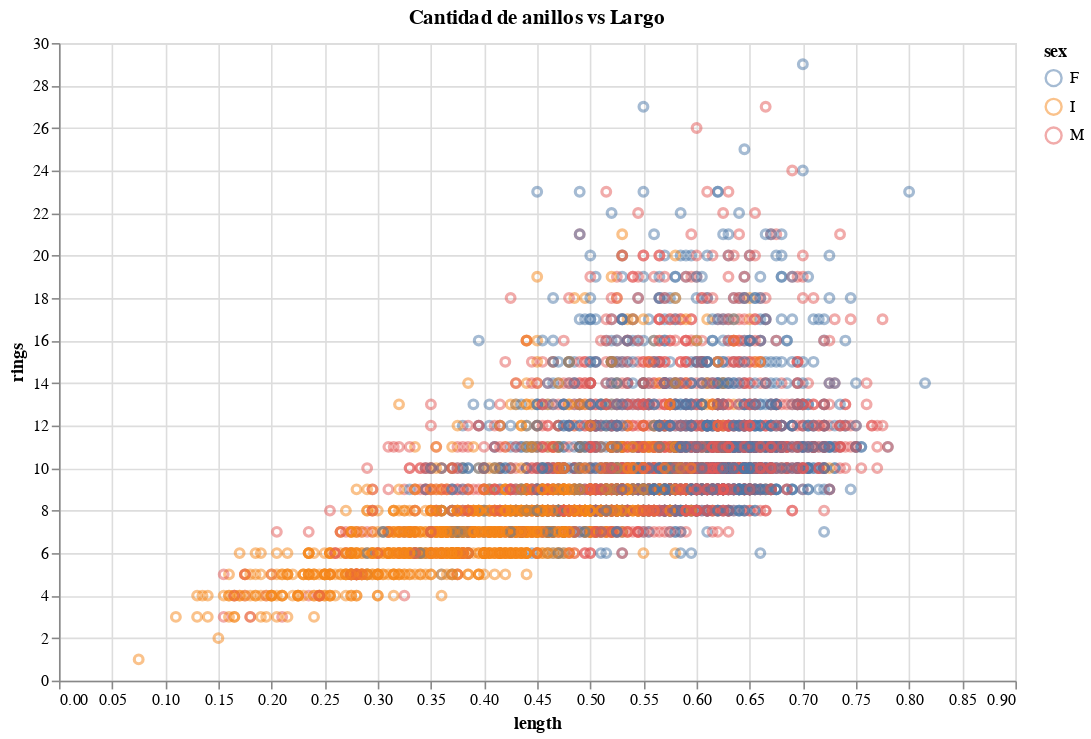

The notebook cell this image was saved under:
### Code cell
alt.Chart(abalone).mark_point(opacity=0.5).encode(
    x="length",
    y="rings",
    color="sex"
).properties(
    width=600,
    height=400,
    title="Cantidad de anillos vs Largo"
)

### Figure 1 — Vega-Lite specification as saved in the notebook (floating-point values rounded to 4 significant figures; data arrays with more than 128 entries replaced by an {"elided": "..."} marker saying what was removed)
{"config": {"background": "white", "view": {"continuousWidth": 400, "continuousHeight": 300}}, "data": {"name": "data-97b4c441b2be15680647d3bf1f695417"}, "mark": {"type": "point", "opacity": 0.5}, "encoding": {"color": {"type": "nominal", "field": "sex"}, "x": {"type": "quantitative", "field": "length"}, "y": {"type": "quantitative", "field": "rings"}}, "height": 400, "title": "Cantidad de anillos vs Largo", "width": 600, "$schema": "https://vega.github.io/schema/vega-lite/v4.8.1.json", "datasets": {"data-97b4c441b2be15680647d3bf1f695417": {"elided": "4177 records"}}}
